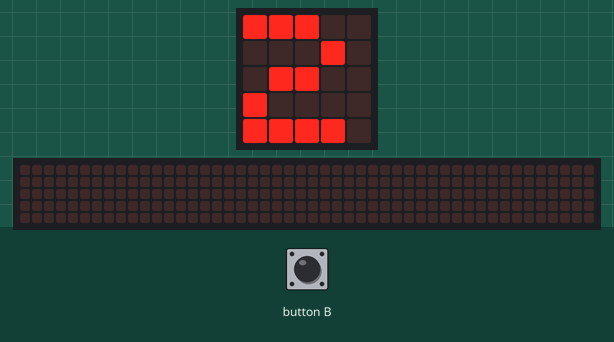
A program run on a simulated BBC micro:bit (MakeCode). Shown: the board's 5×5 LED display, a strip that is not on the board, showing the scrolling text unrolled. The inputs (shaded band) are chosen by the test bench. The 48×5 strip is a reading aid, not a part: it shows the text the display is scrolling, unrolled, one strip-width of it at a time.

Above: at 1.3 s.
1.4 s: button B pressed for 0.15 s
At 2.9 s:
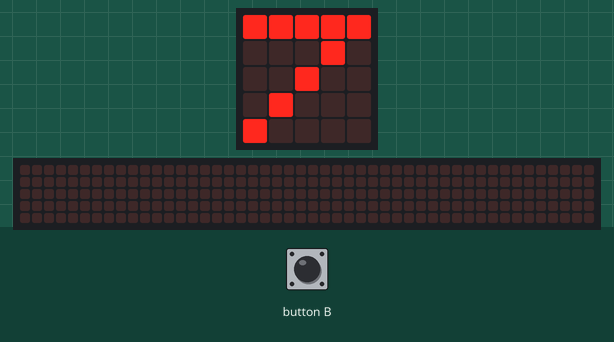
4.5 s: button B pressed for 1 s
At 6.09 s:
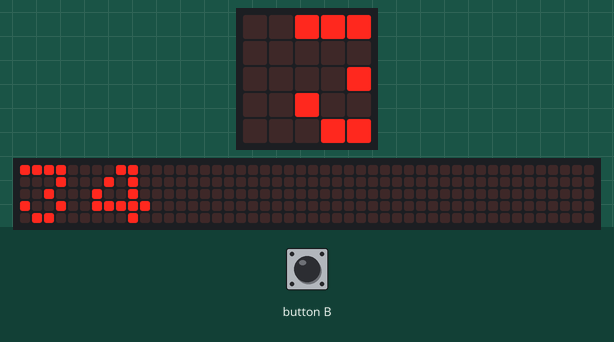
6.1 s: button B pressed for 0.15 s
At 6.46 s:
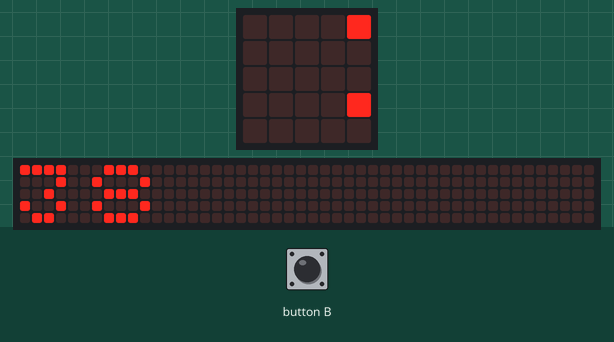
6.8 s: button B pressed for 1 s
At 7.17 s:
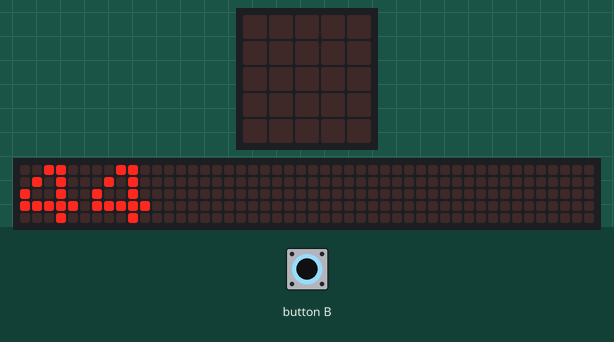
Timing chart, 0 to 9.4 s (numbered marks = the images above; inputs shaded):
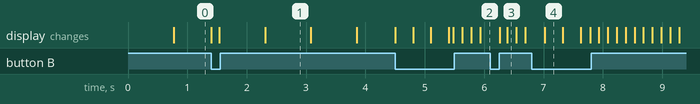

Measured:
- what the display in image 1 shows lasts 0.8 s, from 2.3 s to 3.1 s

The program:

main.ts
```typescript
let TYJTYJTYJ = 0
input.onButtonPressed(Button.B, function () {

})
basic.forever(function () {
    if (input.buttonIsPressed(Button.B)) {
        led.stopAnimation()
    }
})
basic.forever(function () {
    TYJTYJTYJ += 1
    basic.showNumber(TYJTYJTYJ)
})
```

test.ts
```typescript
// 在這裡測試；當此封包作為擴充功能時，將不會編譯此內容。
```
